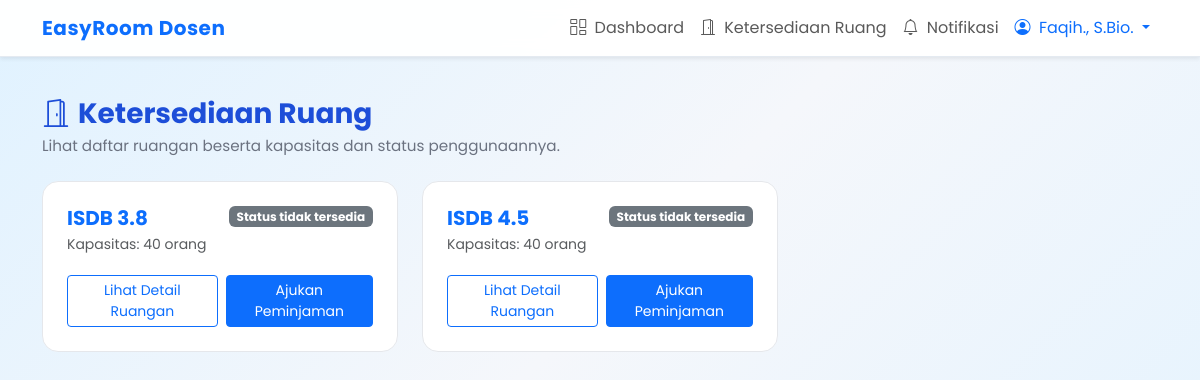
Screenshot of /dosen/ketersediaan_ruang.php (signed in) with the database file from the repository.
### tables this page shows
CREATE TABLE `ruang` (
  `kode_ruang` varchar(15) NOT NULL,
  `nama_ruang` varchar(50) NOT NULL,
  `kapasitas` int DEFAULT NULL,
  `fasilitas` text,
  `lokasi` varchar(100) DEFAULT NULL,
  `status` enum('Terpakai','Kosong') DEFAULT 'Terpakai'
);

### dosen/ketersediaan_ruang.php (the view, shortened to what this page needs)
<?php
require_once __DIR__ . '/../config.php';
$ruang = $conn->query("SELECT * FROM ruang ORDER BY nama_ruang");
?>
<!doctype html>
<html lang="id">
<head>
    <link rel="stylesheet" href="https://cdn.jsdelivr.net/npm/bootstrap@5.3.3/dist/css/bootstrap.min.css">
    <link rel="stylesheet" href="https://cdn.jsdelivr.net/npm/bootstrap-icons@1.11.3/font/bootstrap-icons.css">
    <link rel="stylesheet" href="https://unpkg.com/aos@2.3.1/dist/aos.css">
    <link rel="stylesheet" href="../assets/css/style.css">
</head>
<body class="mhs-page">
    <?php include 'navbar.php'; ?>
    <div class="container mhs-container">
        <div class="page-header d-flex align-items-center justify-content-between">
            <div>
                <h3 class="page-header-title mb-1">
                    <i class="bi bi-door-open me-2"></i>Ketersediaan Ruang
                </h3>
                <p class="page-header-subtitle mb-0">
                    Lihat daftar ruangan beserta kapasitas dan status penggunaannya.
                </p>
            </div>
        </div>
        <div class="row g-4">
            <?php while ($r = $ruang->fetch_assoc()):
            ?>
                <div class="col-md-4">
                    <div class="hover-card p-4 h-100 d-flex flex-column">
                        <div class="d-flex justify-content-between align-items-start">
                            <div>
                                <h5 class="fw-bold text-primary mb-1"><?= htmlspecialchars($r['nama_ruang']); ?></h5>
                                <p class="text-muted small mb-1">Kapasitas: <?= (int)$r['kapasitas']; ?> orang</p>
                            </div>
                            <span class="badge bg-secondary" id="room-status-<?= htmlspecialchars($r['kode_ruang']); ?>">Memuat...</span>
                        </div>
                        <div class="mt-3 d-flex gap-2">
                            <a href="ruang_detail.php?kode=<?= urlencode($r['kode_ruang']); ?>" class="btn btn-outline-primary btn-sm">Lihat Detail Ruangan</a>
                            <a href="pengajuan_step1.php?ruang=<?= urlencode($r['kode_ruang']); ?>" class="btn btn-primary btn-sm">Ajukan Peminjaman</a>
                        </div>
                    </div>
                </div>
            <?php endwhile; ?>
        </div>
    </div>
</body>
</html>

### assets/css/style.css (style rules this page uses)
body { font-family: "Poppins", sans-serif; background: #f5f7fb; color: #1f2933; }
a { text-decoration: none; }
.mhs-page { background: linear-gradient(135deg, #e0f2ff 0%, #f5f7fb 45%, #e0f2ff 100%); background-attachment: fixed; }
.page-header { margin-top: 1.5rem; margin-bottom: 1.5rem; animation: fadeUp 0.6s ease-out; }
.page-header-title { font-weight: 700; color: #1d4ed8; }
.page-header-subtitle { color: #6b7280; font-size: 0.95rem; }
.hover-card { border-radius: 16px; border: 1px solid #e5e7eb; background: #ffffff; transition: transform 0.2s ease, box-shadow 0.2s ease, border-color 0.2s; }
.mhs-container { padding-top: 1rem; padding-bottom: 2.5rem; }

### rows the page displays
ruang: nama_ruang "ISDB 3.8", kapasitas "40"
ruang: nama_ruang "ISDB 4.5", kapasitas "40"

### other values shown
$user['nama'] "Faqih., S.Bio."
